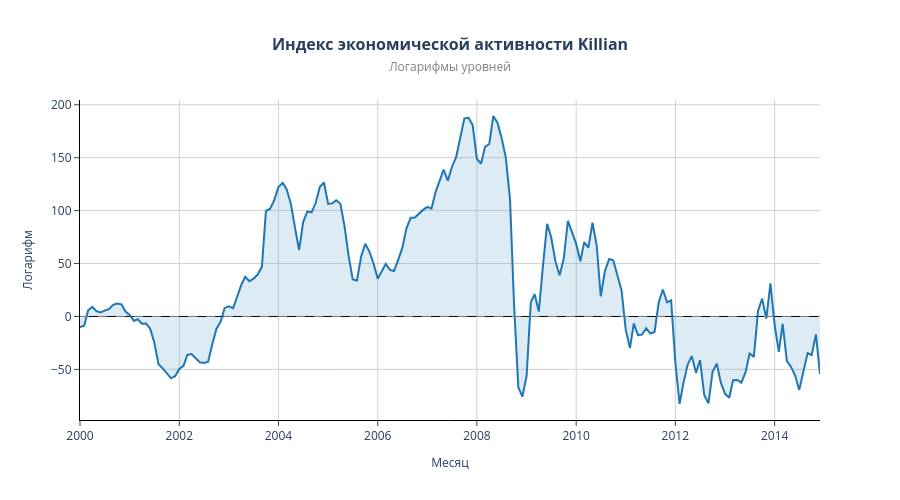

Notebook cell for this chart:
### Markdown cell above
## Индекс экономической активности

### Code cell
fig = go.Figure()
fig.add_trace(go.Scatter(
    x=dataset['date'],
    y=dataset['rea_t'],
    mode='lines',
    name='Индекс экономической активности',
    line=dict(color='#1f77b4', width=2),
    fill='tozeroy',
    fillcolor='rgba(31, 119, 180, 0.15)'
))
fig.update_layout(
    title=dict(
        text='<b>Индекс экономической активности Killian</b><br>' +
             '<span style="font-size:12px; color:gray;">Логарифмы уровней</span>',
        x=0.5,
        xanchor='center',
        font=dict(size=16)
    ),
    xaxis=dict(
        title=dict(text='Месяц', font=dict(size=12)),
        tickformat='%Y',
        gridcolor='lightgray',
        showgrid=True,
        zeroline=False,
        showline=True,
        linewidth=1,
        linecolor='black',
        ticks='outside'
    ),
    yaxis=dict(
        title=dict(text='Логарифм', font=dict(size=12)),
        gridcolor='lightgray',
        showgrid=True,
        zeroline=True,
        zerolinecolor='black',
        zerolinewidth=1,
        showline=True,
        linewidth=1,
        linecolor='black',
        ticks='outside'
    ),
    plot_bgcolor='white',
    paper_bgcolor='white',
    height=500,
    width=900,
    hovermode='x unified'
)

fig.add_hline(y=0, line_dash="dash", line_color="gray", line_width=1)

pio.write_image(fig, '../russian_paper_results/graphs/igrea.png', scale=2)
fig.show()

### Figure 1 — Plotly figure (JSON) as saved in the notebook; plotly's stock layout.template omitted (floating-point values rounded to 4 significant figures; data arrays with more than 128 entries replaced by an {"elided": "..."} marker saying what was removed)
{"data": [{"fill": "tozeroy", "fillcolor": "rgba(31, 119, 180, 0.15)", "line": {"color": "#1f77b4", "width": 2}, "mode": "lines", "name": "Индекс экономической активности", "x": {"elided": "180 str values"}, "y": {"elided": "180 float values"}, "type": "scatter"}], "layout": {"title": {"font": {"size": 16}, "text": "<b>Индекс экономической активности Killian</b><br><span style=\"font-size:12px; color:gray;\">Логарифмы уровней</span>", "x": 0.5, "xanchor": "center"}, "xaxis": {"title": {"font": {"size": 12}, "text": "Месяц"}, "tickformat": "%Y", "gridcolor": "lightgray", "showgrid": true, "zeroline": false, "showline": true, "linewidth": 1, "linecolor": "black", "ticks": "outside"}, "yaxis": {"title": {"font": {"size": 12}, "text": "Логарифм"}, "gridcolor": "lightgray", "showgrid": true, "zeroline": true, "zerolinecolor": "black", "zerolinewidth": 1, "showline": true, "linewidth": 1, "linecolor": "black", "ticks": "outside"}, "plot_bgcolor": "white", "paper_bgcolor": "white", "height": 500, "width": 900, "hovermode": "x unified", "shapes": [{"line": {"color": "gray", "dash": "dash", "width": 1}, "type": "line", "x0": 0, "x1": 1, "xref": "x domain", "y0": 0, "y1": 0, "yref": "y"}]}}
